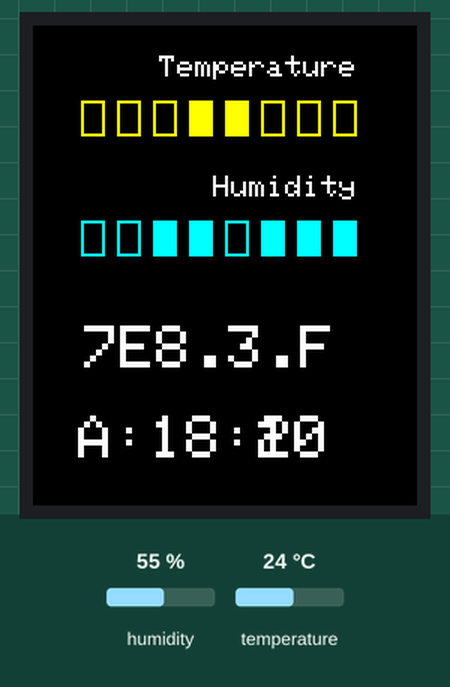
This program was run on a simulated Arduino Mega 2560, built with avr-gcc and run on an emulated ATmega2560. Shown: 128×160 colour display. The inputs (shaded band) are chosen by the test bench; at power-on: humidity 55 %, temperature 24 °C. The local clock reads 2024-03-15 10:24:30 at power-on unless the program sets it; what the program prints to the serial monitor is not drawn.

Above: at 2.2 s.
2.3 s: humidity set to 22 %
At 3.8 s:
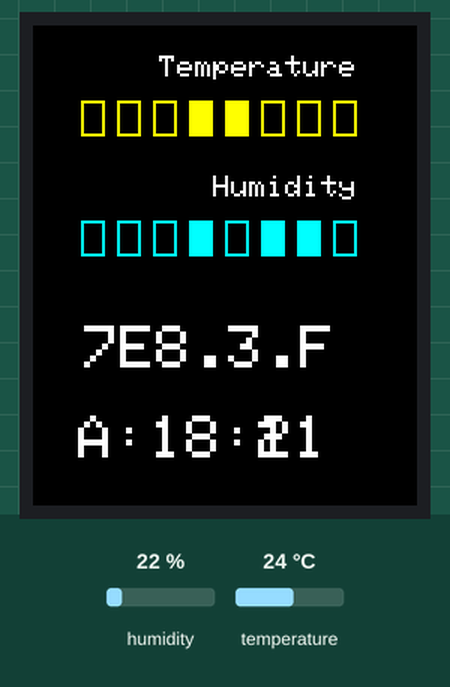
4.6 s: temperature set to 12 °C
At 5.8 s:
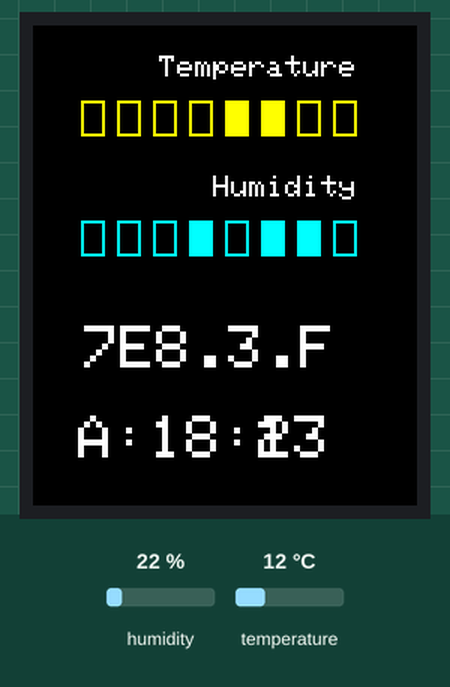
6.5 s: humidity set to 40 %
At 7.9 s:
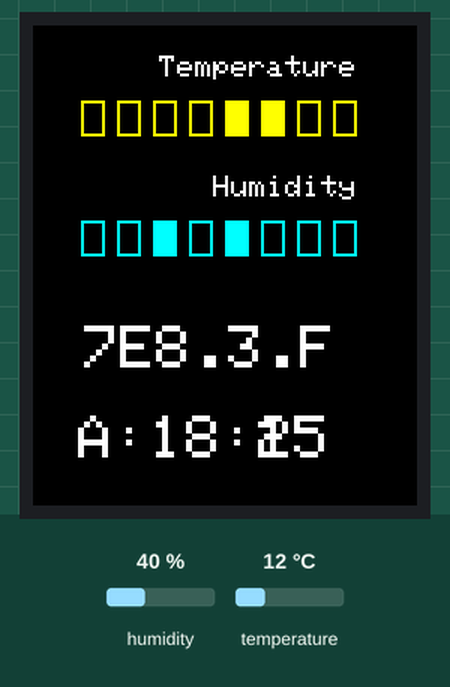
8.6 s: temperature set to 19 °C
At 14.7 s:
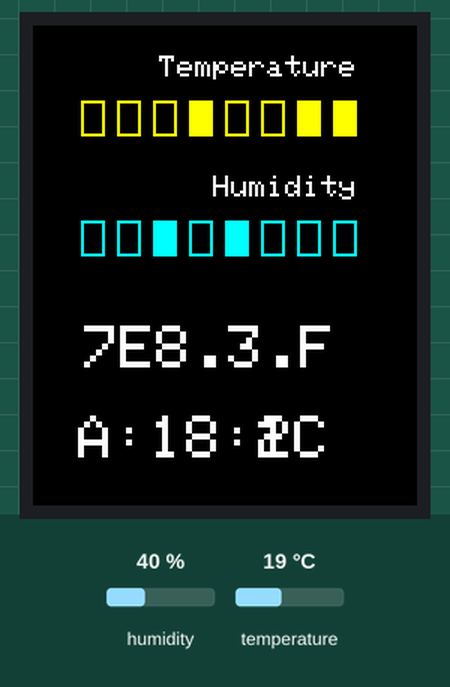
16.5 s: humidity set to 68 %
At 31.3 s:
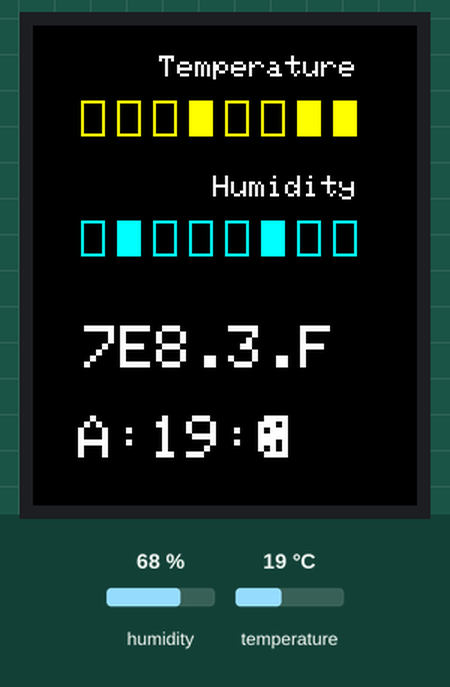
Timing chart, 0 to 32.8 s (numbered marks = the images above; inputs shaded):
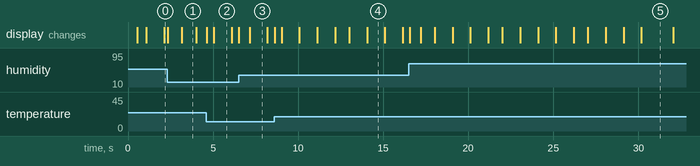

The program:

main.cpp
```cpp
#include <Arduino.h>
#include <Adafruit_Sensor.h>
#include <DHT.h>
#include <DHT_U.h>
#include <math.h>
#include <Adafruit_GFX.h> // Core graphics library
#include <Fonts/FreeSansBold9pt7b.h>
#include <Adafruit_ST7735.h> // Hardware-specific library
#include <SPI.h>
#include <Wire.h>
#include <RTClib.h>

#define TFT_CS    53
#define TFT_RST   49
#define TFT_DC    48

#define TFT_SCLK 52
#define TFT_MOSI 51

#define BG_COLOR ST77XX_BLACK

uint32_t delayMS;

Adafruit_ST7735 tft = Adafruit_ST7735(TFT_CS, TFT_DC, TFT_MOSI, TFT_SCLK, TFT_RST);

float p = 3.1415926;

RTC_DS3231 rtc;
char daysOfTheWeek[7][12] = {
        "Sunday",
        "Monday",
        "Tuesday",
        "Wednesday",
        "Thursday",
        "Friday",
        "Saturday"
};


class BinaryDisplay {
private:
    int16_t startX;
    int16_t startY;
    int16_t rectW;
    int16_t rectH;
    int16_t amountOfBitsToDraw;
    int state[8] = {0, 0, 0, 0, 0, 0, 0, 0};
    int totalBitLength = 8;
    uint16_t borderColor;
    uint16_t bgColor;
    bool isFirstDraw = true;

public:
    explicit BinaryDisplay(int16_t x, int16_t y, int16_t w, int16_t h, int16_t nrOfBitsToDraw, uint16_t color,
                           uint16_t backgroundColor) {
        startX = x;
        startY = y;
        rectW = w;
        rectH = h;
        amountOfBitsToDraw = nrOfBitsToDraw;
        borderColor = color;
        bgColor = backgroundColor;
    }

    int *decToBinary(int n) const {
        static int binaryNum[8] = {0, 0, 0, 0, 0, 0, 0, 0};
        int i = 0;
        int j = 0;
        // set all bits to 0 before doing anything
        for (j = 0; j < totalBitLength; ++j) {
            binaryNum[j] = 0;
        }
        while (n > 0) {
            binaryNum[totalBitLength - i - 1] = n % 2;
            n = n / 2;
            i++;
        }
        return binaryNum;
    }


    void draw(int n) {
        int *newState = decToBinary(n);

        int16_t x = startX;
        int16_t y = startY;
        int16_t gapSize = 4;

        int i;
        for (i = 0; i < amountOfBitsToDraw; ++i) {
            // we only need to draw if newstate is different from the old state
            int newBit = newState[totalBitLength - i - 1];
            int oldBit = state[totalBitLength - i - 1];

            // we need to draw al the bits in case of first render
            // afterwards we can update only the places that have changed
            if (newBit != oldBit || isFirstDraw) {
                if (newBit == 1) {
                    tft.fillRect(x, y, rectW, rectH, borderColor);
                } else {
                    tft.fillRect(x, y, rectW, rectH, bgColor);
                    tft.drawRect(x, y, rectW, rectH, borderColor);
                }
            }

            x = x - (rectW + gapSize);
        }

        // update state
        int j;
        for (j = 0; j < totalBitLength; ++j) {
            state[j] = newState[j];
        }

        isFirstDraw = false;
    }

    void show(int n) {
        draw(n);
    }
};

class TimeDisplay {
private:
    int16_t startX;
    int16_t startY;
    uint16_t textColor;
    uint16_t bgColor;
    int currentHour = 0;
    int currentMinute = 0;
    int currentSecond = 0;

public:
    explicit TimeDisplay(int16_t x, int16_t y, uint16_t color, uint16_t backgroundColor) {
        startX = x;
        startY = y;
        textColor = color;
        bgColor = backgroundColor;
    }


    void draw(int hour, int minute, int second) {
        if (currentHour != hour) {
            tft.fillRect(startX, startY, 27, 17, bgColor);
        }
        if (currentMinute != minute) {
            tft.fillRect(startX + 35, startY, 27, 17, bgColor);
        }
        if (currentSecond != second) {
            tft.fillRect(startX + 70, startY, 27, 17, bgColor);
        }

        tft.setCursor(startX, startY);
        tft.setTextColor(textColor);
        tft.setTextSize(2);
        tft.print(hour, HEX);
        tft.print(":");
        tft.print(minute, HEX);
        tft.print(":");
        tft.print(second, HEX);

        currentHour = hour;
        currentMinute = minute;
        currentSecond = second;
    }

    void show(int hour, int minute, int second) {
        draw(hour, minute, second);
    }
};

class DateDisplay {
private:
    int16_t startX;
    int16_t startY;
    uint16_t textColor;
    uint16_t bgColor;
    int currentYear = 0;
    int currentMonth = 0;
    int currentDay = 0;

public:
    explicit DateDisplay(int16_t x, int16_t y, uint16_t color, uint16_t backgroundColor) {
        startX = x;
        startY = y;
        textColor = color;
        bgColor = backgroundColor;
    }


    void draw(int year, int month, int day) {
        if (currentYear != year) {
            tft.fillRect(startX, startY, 37, 17, bgColor);
        }

        if (currentMonth != month) {
            tft.fillRect(startX + 46, startY, 16, 17, bgColor);
        }

        if (currentDay != day) {
            tft.fillRect(startX + 70, startY, 27, 17, bgColor);
        }

        tft.setCursor(startX, startY);
        tft.setTextColor(textColor);
        tft.setTextSize(2);
        tft.print(year, HEX);
        tft.print(".");
        tft.print(month, HEX);
        tft.print(".");
        tft.print(day, HEX);

        currentYear = year;
        currentMonth = month;
        currentDay = day;
    }

    void show(int hour, int minute, int second) {
        draw(hour, minute, second);
    }
};

void tftPrintTest() {
    tft.setTextWrap(false);
    tft.fillScreen(ST77XX_BLACK);
    tft.setCursor(0, 30);
    tft.setTextColor(ST77XX_RED);
    tft.setTextSize(1);
    tft.println("Hello World!");
    tft.setTextColor(ST77XX_YELLOW);
    tft.setTextSize(2);
    tft.println("Hello World!");
    tft.setTextColor(ST77XX_GREEN);
    tft.setTextSize(3);
    tft.println("Hello World!");
    tft.setTextColor(ST77XX_BLUE);
    tft.setTextSize(4);
    tft.print(1234.567);
    delay(1500);
    tft.setCursor(0, 0);
    tft.fillScreen(ST77XX_BLACK);
    tft.setTextColor(ST77XX_WHITE);
    tft.setTextSize(0);
    tft.println("Hello World!");
    tft.setTextSize(1);
    tft.setTextColor(ST77XX_GREEN);
    tft.print(p, 6);
    tft.println(" Want pi?");
    tft.println(" ");
    tft.print(8675309, HEX); // print 8,675,309 out in HEX!
    tft.println(" Print HEX!");
    tft.println(" ");
    tft.setTextColor(ST77XX_WHITE);
    tft.println("Sketch has been");
    tft.println("running for: ");
    tft.setTextColor(ST77XX_MAGENTA);
    tft.print(millis() / 1000);
    tft.setTextColor(ST77XX_WHITE);
    tft.print(" seconds.");
}

BinaryDisplay temperatureDisplay = BinaryDisplay(100, 25, 8, 12, 8, ST77XX_YELLOW, BG_COLOR);
BinaryDisplay humidityDisplay = BinaryDisplay(100, 65, 8, 12, 8, ST77XX_CYAN, BG_COLOR);
DateDisplay dateDisplay = DateDisplay(17, 100, ST77XX_WHITE, BG_COLOR);
TimeDisplay timeDisplay = TimeDisplay(15, 130, ST77XX_WHITE, BG_COLOR);


void healthCheck() {
    // run health check

}

DHT_Unified dht(22, DHT22);

void setup(void) {
    Serial.begin(9600);

    sensor_t sensor;
    dht.temperature().getSensor(&sensor);
    Serial.println(F("------------------------------------"));
    Serial.println(F("Temperature Sensor"));
    Serial.print(F("Sensor Type: "));
    Serial.println(sensor.name);
    Serial.print(F("Driver Ver:  "));
    Serial.println(sensor.version);
    Serial.print(F("Unique ID:   "));
    Serial.println(sensor.sensor_id);
    Serial.print(F("Max Value:   "));
    Serial.print(sensor.max_value);
    Serial.println(F("°C"));
    Serial.print(F("Min Value:   "));
    Serial.print(sensor.min_value);
    Serial.println(F("°C"));
    Serial.print(F("Resolution:  "));
    Serial.print(sensor.resolution);
    Serial.println(F("°C"));
    Serial.println(F("------------------------------------"));
    // Print humidity sensor details.
    dht.humidity().getSensor(&sensor);
    Serial.println(F("Humidity Sensor"));
    Serial.print(F("Sensor Type: "));
    Serial.println(sensor.name);
    Serial.print(F("Driver Ver:  "));
    Serial.println(sensor.version);
    Serial.print(F("Unique ID:   "));
    Serial.println(sensor.sensor_id);
    Serial.print(F("Max Value:   "));
    Serial.print(sensor.max_value);
    Serial.println(F("%"));
    Serial.print(F("Min Value:   "));
    Serial.print(sensor.min_value);
    Serial.println(F("%"));
    Serial.print(F("Resolution:  "));
    Serial.print(sensor.resolution);
    Serial.println(F("%"));
    Serial.println(F("------------------------------------"));
    // Set delay between sensor readings based on sensor details.
    delayMS = sensor.min_delay / 1000;

    if (!rtc.begin()) {
        Serial.println("Couldn't find RTC. Make sure that you've connected the RTC to the correct pins");
        Serial.flush();
        abort();
    }

    Serial.println("Let's set the time!");
    // When time needs to be set on a new device, or after a power loss, the
    // following line sets the RTC to the date & time this sketch was compiled

    //rtc.adjust(DateTime(F(__DATE__), F(__TIME__)));

    // This line sets the RTC with an explicit date & time, for example to set
    // January 21, 2014 at 3am you would call:
    // rtc.adjust(DateTime(2014, 1, 21, 3, 0, 0));


    // When time needs to be re-set on a previously configured device, the
    // following line sets the RTC to the date & time this sketch was compiled
    // rtc.adjust(DateTime(F(__DATE__), F(__TIME__)));
    // This line sets the RTC with an explicit date & time, for example to set
    // January 21, 2014 at 3am you would call:
    // rtc.adjust(DateTime(2014, 1, 21, 3, 0, 0));

    Serial.print(F("ST77xx TFT Test"));
    tft.initR(INITR_BLACKTAB);
    Serial.println(F("Initialized"));

    tft.setCursor(42, 10);
    tft.fillScreen(ST77XX_BLACK);
    tft.setTextColor(ST77XX_WHITE);
    tft.setTextSize(0);
    tft.println("Temperature");
    tft.setCursor(60, 50);
    tft.println("Humidity");

    temperatureDisplay.show(0);
    humidityDisplay.show(0);

    delay(500);


    //Check();
    Serial.println("done");
}


struct task {
    unsigned long rate;
    unsigned long previous;
};

task taskA = {.rate = delayMS, .previous = 0};

void loop() {
    if (taskA.previous == 0 || (millis() - taskA.previous > taskA.rate)) {
        taskA.previous = millis();

        sensors_event_t event;
        dht.temperature().getEvent(&event);
        if (isnan(event.temperature)) {
            Serial.println(F("Error reading temperature!"));
        } else {
            Serial.print(F("Temperature: "));
            Serial.println(event.temperature);
            temperatureDisplay.show(lround(event.temperature));
            Serial.println(F("°C"));
        }
        // Get humidity event and print its value.
        dht.humidity().getEvent(&event);
        if (isnan(event.relative_humidity)) {
            Serial.println(F("Error reading humidity!"));
        } else {
            Serial.print(F("Humidity: "));
            Serial.print(event.relative_humidity);
            humidityDisplay.show(lround(event.relative_humidity));
            Serial.println(F("%"));
        }
    }

    DateTime now = rtc.now();
    timeDisplay.show(now.hour(), now.minute(), now.second());
    dateDisplay.show(now.year(), now.month(), now.day());

    delay(200);
}
```

Measured:
- what the display in image 1 shows lasts 0.8 s, from 3.2 s to 4.0 s
- what the display in image 2 shows lasts 1.0 s, from 5.1 s to 6.1 s
